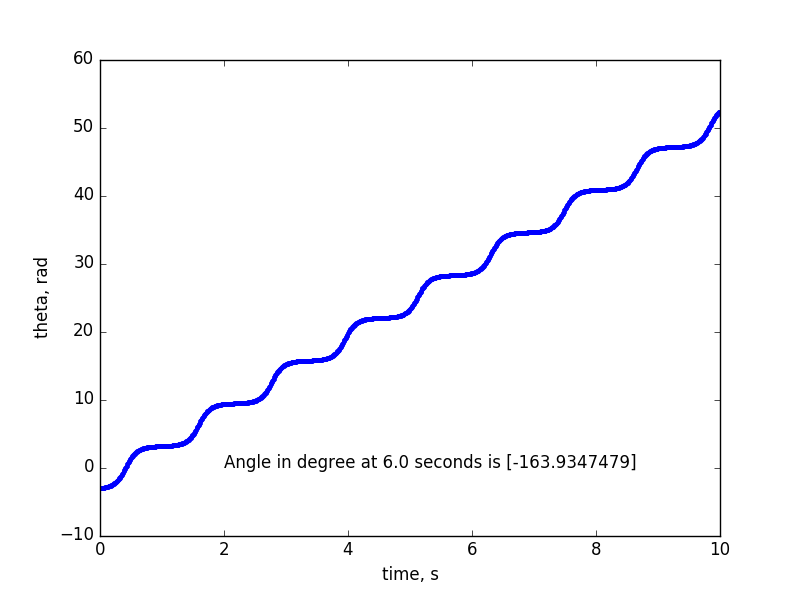

This figure's Python source:
from math import sin,pi
from numpy import array,arange
from pylab import plot,xlabel,ylabel,show,text

#set constants and initial values including -174 degree in radians
g=9.81
l=0.13
theta0=-174*pi/180
omega0=1.0
user_time=float(input('Enter the time in seconds, when you want to know the angle:'))

#define function
def f(r,t):
	theta = r[0]
	omega = r[1]
	ftheta = omega
	fomega = -(g/l)*sin(theta)
	return array([ftheta,fomega],float)

#set range of time and increment
a = 0.0
b = 10.0
N = 1000
h = (b-a)/N


time_s = arange(a,b,h)
theta_s = []
omega_s = []

r = array([theta0,omega0],float)
for t in time_s:
	theta_s.append(r[0])
	omega_s.append(r[1])
	k1 = h*f(r,t)
	k2 = h*f(r+0.5*k1,t+0.5*h)
	k3 = h*f(r+0.5*k2,t+0.5*h)
	k4 = h*f(r+k3,t+h)
	r += (k1+2*k2+2*k3+k4)/6

r0=array(theta_s)
user_theta0=(r0[time_s==user_time])*180/pi
if user_theta0//180%2==1:
	user_theta=user_theta0%180-180
else:
	user_theta=user_theta0%180
name1=str('Angle in degree at ')
name2=str(user_time)
name3=str(' seconds is ')
name4=str(user_theta)

plot(time_s,theta_s,'.')
xlabel("time, s")
ylabel("theta, rad")
text(2,0,name1+name2+name3+name4)
show()
